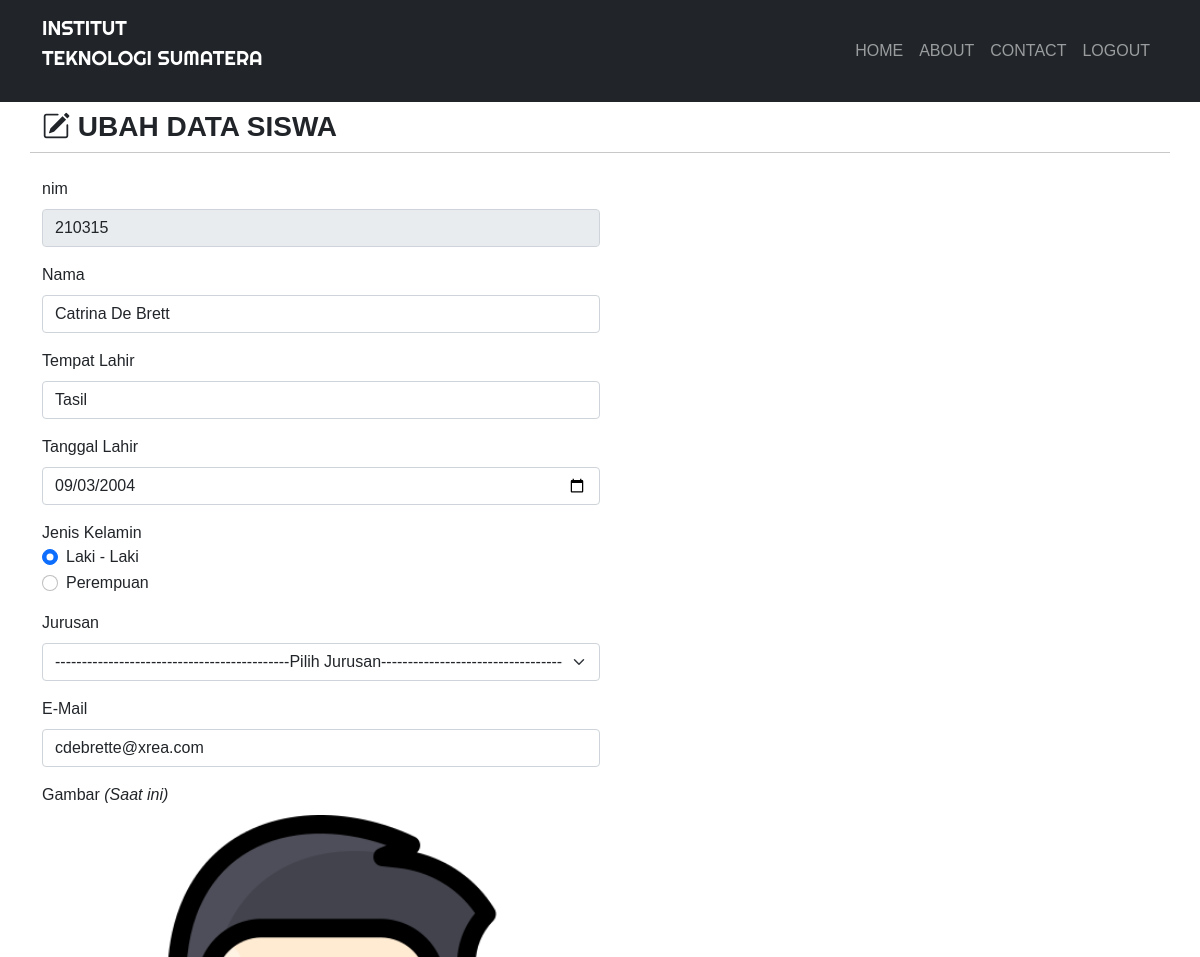
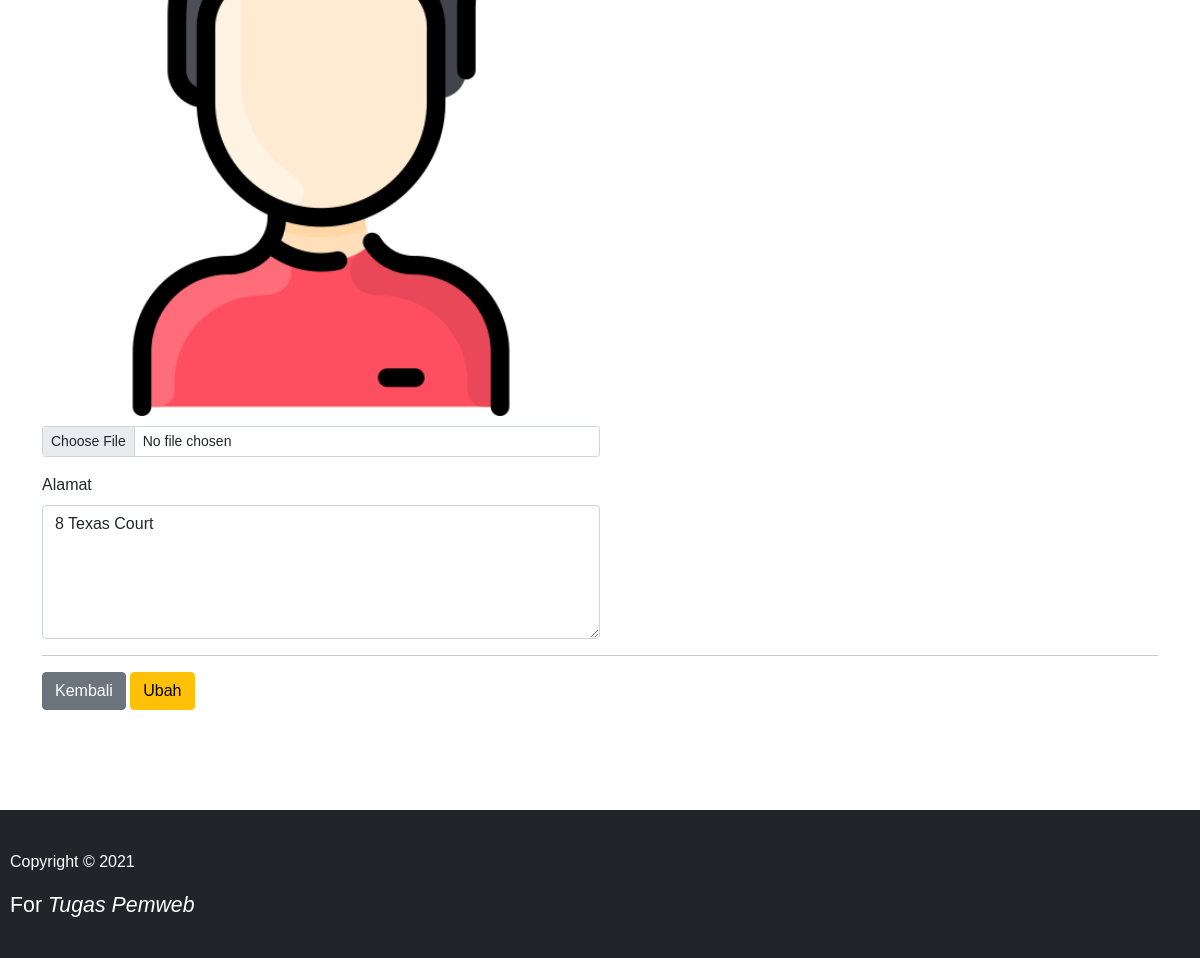
Page /ubah.php?nim=210315 (signed in) on the committed database (2 pictures, top to bottom).
### tables this page shows
CREATE TABLE `siswa` (
  `nim` varchar(50) NOT NULL,
  `nama` varchar(255) NOT NULL,
  `tmpt_Lahir` varchar(50) NOT NULL,
  `tgl_Lahir` date NOT NULL,
  `jekel` enum('Laki - Laki','Perempuan') NOT NULL,
  `jurusan` enum('Teknik Informatika','Teknik Elektro','Matematika','Fisika') NOT NULL,
  `email` varchar(255) NOT NULL,
  `gambar` varchar(255) NOT NULL,
  `alamat` text NOT NULL
);

### function.php (called while the page is built, shortened)
<?php
$koneksi = mysqli_connect("localhost", "root", "", "phpdasar");
function query($query)
{
    global $koneksi;
    $result = mysqli_query($koneksi, $query);
    $rows = [];
    while ($row = mysqli_fetch_assoc($result)) {
        $rows[] = $row;
    }
    return $rows;
}

### ubah.php (the view, shortened to what this page needs)
<?php
require 'function.php';
$nim = $_GET['nim'];
$siswa = query("SELECT * FROM siswa WHERE nim = $nim")[0];
?>
<!DOCTYPE html>
<html lang="en">
<head>
    <link href="https://cdn.jsdelivr.net/npm/bootstrap@5.0.0-beta2/dist/css/bootstrap.min.css" rel="stylesheet">
    <link rel="stylesheet" href="https://cdn.jsdelivr.net/npm/bootstrap-icons@1.4.0/font/bootstrap-icons.css">
    <link rel="stylesheet" href="css/style.css">
</head>
<body>
    <nav class="navbar navbar-expand-lg navbar-dark bg-dark text-uppercase">
        <div class="container">
            <a class="navbar-brand" href="index.php">Institut <p>Teknologi Sumatera</p></a>
            <div class="collapse navbar-collapse" id="navbarNav">
                <ul class="navbar-nav ms-auto">
                    <li class="nav-item">
                        <a class="nav-link" aria-current="page" href="index.php">Home</a>
                    </li>
                    <li class="nav-item">
                        <a class="nav-link" href="about.php">About</a>
                    </li>
                    <li class="nav-item">
                        <a class="nav-link" href="contact.php">Contact</a>
                    </li>
                    <li class="nav-item">
                        <a class="nav-link" href="logout.php">Logout</a>
                    </li>
                </ul>
            </div>
        </div>
    </nav>
    <div class="container">
        <div class="row my-2">
            <div class="col-md">
                <h3 class="fw-bold text-uppercase"><i class="bi bi-pencil-square"></i>&nbsp;Ubah Data Siswa</h3>
            </div>
            <hr>
        </div>
        <div class="row my-2">
            <div class="col-md">
                <form action="" method="post" enctype="multipart/form-data">
                    <div class="mb-3">
                        <label for="nim" class="form-label">nim</label>
                        <input type="number" class="form-control w-50" id="nim" value="<?= $siswa['nim']; ?>" name="nim" readonly>
                    </div>
                    <div class="mb-3">
                        <label for="nama" class="form-label">Nama</label>
                        <input type="text" class="form-control w-50" id="nama" value="<?= $siswa['nama']; ?>" name="nama" autocomplete="off" required>
                    </div>
                    <div class="mb-3">
                        <label for="tmpt_Lahir" class="form-label">Tempat Lahir</label>
                        <input type="text" class="form-control w-50" id="tmpt_Lahir" value="<?= $siswa['tmpt_Lahir']; ?>" name="tmpt_Lahir" autocomplete="off" required>
                    </div>
                    <div class="mb-3">
                        <label for="tgl_Lahir" class="form-label">Tanggal Lahir</label>
                        <input type="date" class="form-control w-50" id="tgl_Lahir" value="<?= $siswa['tgl_Lahir']; ?>" name="tgl_Lahir" autocomplete="off" required>
                    </div>
                    <div class="mb-3">
                        <label>Jenis Kelamin</label>
                        <div class="form-check">
                            <input class="form-check-input" type="radio" name="jekel" id="Laki - Laki" value="Laki - Laki" <?php if ($siswa['jekel'] == 'Laki - Laki') { ?> checked='' <?php } ?>>
                            <label class="form-check-label" for="Laki - Laki">Laki - Laki</label>
                        </div>
                        <div class="form-check">
                            <input class="form-check-input" type="radio" name="jekel" id="Perempuan" value="Perempuan" <?php if ($siswa['jekel'] == 'Perempuan') { ?> checked='' <?php } ?>>
                            <label class="form-check-label" for="Perempuan">Perempuan</label>
                        </div>
                    </div>
                    <div class="mb-3">
                        <label for="jurusan" class="form-label">Jurusan</label>
                        <select class="form-select w-50" id="jurusan" name="jurusan">
                            <option disabled selected value>--------------------------------------------Pilih Jurusan--------------------------------------------</option>
                        </select>
                    </div>
                    <div class="mb-3">
                        <label for="email" class="form-label">E-Mail</label>
                        <input type="email" class="form-control w-50" id="email" value="<?= $siswa['email']; ?>" name="email" autocomplete="off" required>
                    </div>
                    <div class="mb-3">
                        <label for="gambar" class="form-label">Gambar <i>(Saat ini)</i></label> <br>
                        <img src="img/<?= $siswa['gambar']; ?>" width="50%" style="margin-bottom: 10px;">
                        <input class="form-control form-control-sm w-50" id="gambar" name="gambar" type="file">
                    </div>
                    <div class="mb-3">
                        <label for="alamat" class="form-label">Alamat</label>
                        <textarea class="form-control w-50" id="alamat" rows="5" name="alamat" autocomplete="off"><?= $siswa['alamat']; ?></textarea>
                    </div>
                    <hr>
                    <a href="index.php" class="btn btn-secondary">Kembali</a>
                    <button type="submit" class="btn btn-warning" name="ubah">Ubah</button>
                </form>
            </div>
        </div>
    </div>
    <footer class="bg-dark text-white" style="padding-top: 40px; padding-bottom: 20px; padding-left: 10px; margin-top: 100px;">
        <p>Copyright &copy; 2021 </p>
        <p style="font-size: 16pt;">For <i style="color: #fff; ">Tugas Pemweb</i></p>
    </footer>
</body>
</html>

### css/style.css (style rules this page uses)
body { font-family: 'Gill Sans', 'Gill Sans MT', Calibri, 'Trebuchet MS', sans-serif; }
.navbar-brand { font-family: 'Righteous', cursive; }

### rows in the picture
siswa: nim "210315", nama "Catrina De Brett", tmpt_Lahir "Tasil", tgl_Lahir "09/03/2004", jekel "☑ Laki - Laki", jekel "☐ Perempuan", email "cdebrette@xrea.com", gambar (picture), alamat "8 Texas Court"
